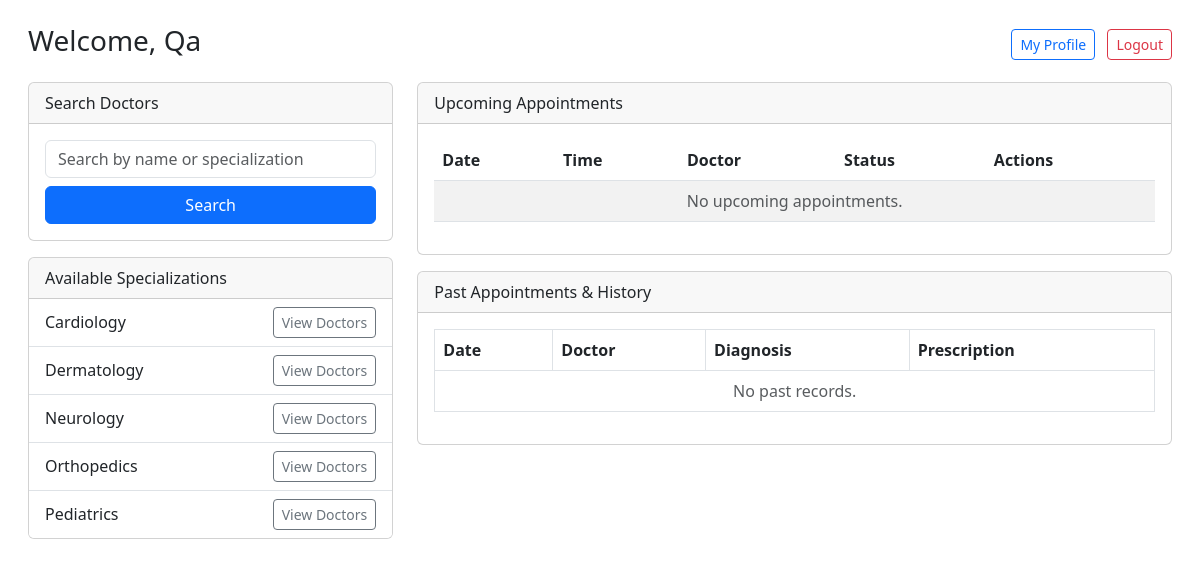
The page /patient (signed in) on the database as committed earlier.
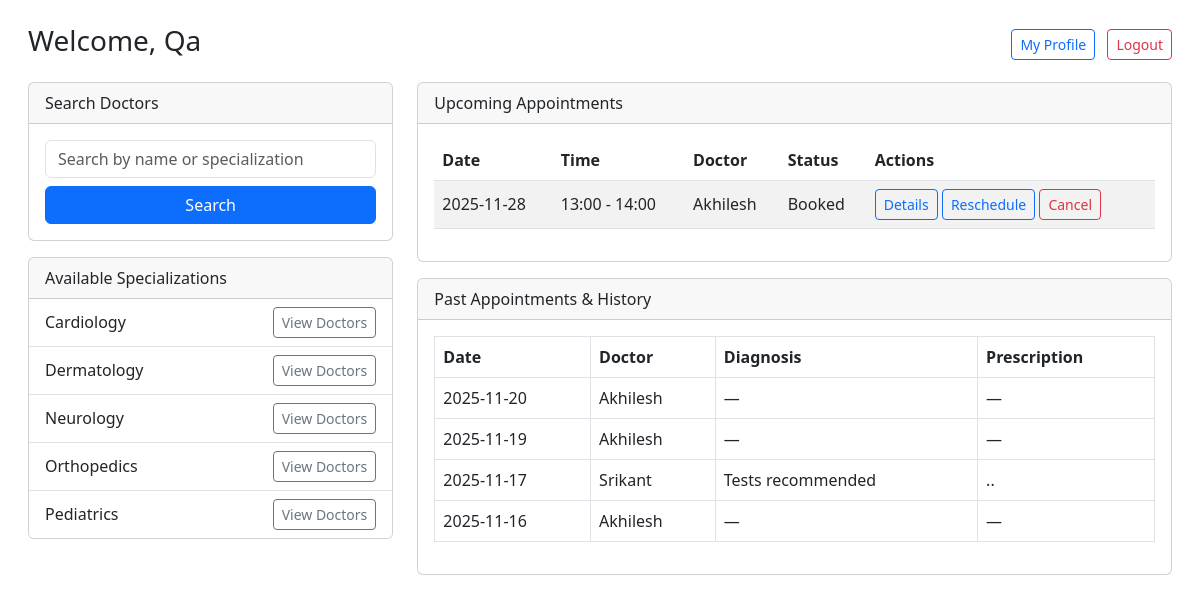
The same page on the database as committed later.
### models.py (models this page shows, shortened)
class Department(db.Model):
    id = db.Column(db.Integer, primary_key=True)
    name = db.Column(db.String(100), unique=True, nullable=False, index=True)
    description = db.Column(db.Text, nullable=True)
    created_at = db.Column(db.DateTime, default=datetime.utcnow)
    doctors = db.relationship('Doctor', backref='department', lazy=True)

class Appointment(db.Model):
    id = db.Column(db.Integer, primary_key=True)
    doctor_id = db.Column(db.Integer, db.ForeignKey('doctor.id'), nullable=False, index=True)
    patient_id = db.Column(db.Integer, db.ForeignKey('patient.id'), nullable=False, index=True)
    date = db.Column(db.Date, nullable=False, index=True)
    start_time = db.Column(db.Time, nullable=False)
    end_time = db.Column(db.Time, nullable=False)
    status = db.Column(db.String(20), default='Booked', nullable=False, index=True)
    created_at = db.Column(db.DateTime, default=datetime.utcnow)
    treatment = db.relationship('Treatment', backref='appointment', uselist=False, cascade="all, delete-orphan")

class Doctor(db.Model):
    id = db.Column(db.Integer, primary_key=True)
    name = db.Column(db.String(100), nullable=False, index=True)
    specialization_id = db.Column(db.Integer, db.ForeignKey('department.id'), nullable=False)
    availability = db.Column(db.String(500), nullable=True)
    email = db.Column(db.String(100), unique=True, nullable=False, index=True)
    password = db.Column(db.String(200), nullable=False)
    contact = db.Column(db.String(20), nullable=True)
    is_active = db.Column(db.Boolean, default=True, nullable=False)   # blacklist / soft-delete
    created_at = db.Column(db.DateTime, default=datetime.utcnow)
    appointments = db.relationship('Appointment', backref='doctor', lazy=True)
    avail_slots = db.relationship('DoctorAvailability', backref='doctor', lazy=True, cascade="all, delete-orphan")

class Treatment(db.Model):
    id = db.Column(db.Integer, primary_key=True)
    appointment_id = db.Column(db.Integer, db.ForeignKey('appointment.id'), nullable=False, unique=True)
    diagnosis = db.Column(db.Text, nullable=True)
    prescription = db.Column(db.Text, nullable=True)
    notes = db.Column(db.Text, nullable=True)
    created_at = db.Column(db.DateTime, default=datetime.utcnow)

### app.py (the view)
@app.route('/patient')
@patient_required
def patient_dashboard():
    patient_id = session.get('patient_id')
    today = date.today()
    upcoming = Appointment.query.filter(
        Appointment.patient_id == patient_id,
        Appointment.date >= today
    ).order_by(Appointment.date, Appointment.start_time).all()
    past = Appointment.query.filter(
        Appointment.patient_id == patient_id,
        Appointment.date < today
    ).order_by(Appointment.date.desc(), Appointment.start_time.desc()).all()
    departments = Department.query.order_by(Department.name).all()
    return render_template(
        'patient_dashboard.html',
        user=session.get('user'),
        upcoming=upcoming,
        past=past,
        departments=departments
    )

### app.py (called while the page is built)
def patient_required(func):
    from functools import wraps
    @wraps(func)
    def wrapper(*args, **kwargs):
        if session.get('role') != 'patient':
            flash("Patient login required", "warning")
            return redirect(url_for('login'))
        return func(*args, **kwargs)
    return wrapper

### templates/patient_dashboard.html (shortened to what this page needs)
<!DOCTYPE html>
<html>
<head>
  <link href="https://cdn.jsdelivr.net/npm/bootstrap@5.3.0/dist/css/bootstrap.min.css" rel="stylesheet">
</head>
<body class="container-fluid mt-4">
  <div class="d-flex justify-content-between align-items-center mb-3 px-3">
    <h3>Welcome, {{ user }}</h3>
    <div>
      <a href="{{ url_for('patient_profile') }}" class="btn btn-outline-primary btn-sm">My Profile</a>
      <a href="{{ url_for('logout') }}" class="btn btn-outline-danger btn-sm ms-2">Logout</a>
    </div>
  </div>
  <div class="row px-3">
    <div class="col-md-4 mb-4">
      <div class="card mb-3">
        <div class="card-header">Search Doctors</div>
        <div class="card-body">
          <form method="get" action="{{ url_for('patient_search_doctors') }}">
            <div class="mb-2">
              <input type="text" name="q" class="form-control" placeholder="Search by name or specialization">
            </div>
            <button class="btn btn-primary w-100">Search</button>
          </form>
        </div>
      </div>
      <div class="card">
        <div class="card-header">Available Specializations</div>
        <ul class="list-group list-group-flush">
          {% for dept in departments %}
          <li class="list-group-item d-flex justify-content-between align-items-center">
            {{ dept.name }}
            <a href="{{ url_for('patient_search_doctors', dept_id=dept.id) }}"
               class="btn btn-sm btn-outline-secondary">View Doctors</a>
          </li>
          {% else %}
          <li class="list-group-item text-muted">No departments listed.</li>
          {% endfor %}
        </ul>
      </div>
    </div>
    <div class="col-md-8">
      <div class="card mb-3">
        <div class="card-header">Upcoming Appointments</div>
        <div class="card-body table-responsive">
          <table class="table table-striped align-middle">
            <thead>
              <tr>
                <th>Date</th>
                <th>Time</th>
                <th>Doctor</th>
                <th>Status</th>
                <th>Actions</th>
              </tr>
            </thead>
            <tbody>
              {% for a in upcoming %}
              <tr>
                <td>{{ a.date.strftime('%Y-%m-%d') }}</td>
                <td>{{ a.start_time.strftime('%H:%M') }} - {{ a.end_time.strftime('%H:%M') }}</td>
                <td>{{ a.doctor.name }}</td>
                <td>{{ a.status }}</td>
                <td>
                  <a href="{{ url_for('patient_view_appointment', appt_id=a.id) }}"
                     class="btn btn-sm btn-outline-primary">Details</a>
                  {% if a.status == 'Booked' %}
                    <a href="{{ url_for('patient_reschedule_appointment', appt_id=a.id) }}"
                      class="btn btn-sm btn-outline-primary">
                      Reschedule
                    </a>
                    <a href="{{ url_for('patient_cancel_appointment', appt_id=a.id) }}"
                       class="btn btn-sm btn-outline-danger"
                       onclick="return confirm('Cancel this appointment?');">Cancel</a>
                  {% endif %}
                </td>
              </tr>
              {% else %}
              <tr><td colspan="5" class="text-muted text-center">No upcoming appointments.</td></tr>
              {% endfor %}
            </tbody>
          </table>
        </div>
      </div>
      <div class="card">
        <div class="card-header">Past Appointments & History</div>
        <div class="card-body table-responsive">
          <table class="table table-bordered align-middle">
            <thead>
              <tr>
                <th>Date</th>
                <th>Doctor</th>
                <th>Diagnosis</th>
                <th>Prescription</th>
              </tr>
            </thead>
            <tbody>
              {% for a in past %}
              <tr>
                <td>{{ a.date.strftime('%Y-%m-%d') }}</td>
                <td>{{ a.doctor.name }}</td>
                <td>{{ a.treatment.diagnosis if a.treatment else '—' }}</td>
                <td>{{ a.treatment.prescription if a.treatment else '—' }}</td>
              </tr>
              {% else %}
              <tr><td colspan="4" class="text-muted text-center">No past records.</td></tr>
              {% endfor %}
            </tbody>
          </table>
        </div>
      </div>
    </div>
  </div>
</body>
</html>

Rows that differ between the two databases and show on the page:
added Appointment: date "2025-11-28", start_time "13:00", end_time "14:00", doctor.name "Akhilesh", status "Booked"
added Appointment: date "2025-11-20", doctor.name "Akhilesh", treatment "—"
added Appointment: date "2025-11-19", doctor.name "Akhilesh", treatment "—"
added Appointment: date "2025-11-17", doctor.name "Srikant", treatment "Tests recommended", treatment ".."
added Appointment: date "2025-11-16", doctor.name "Akhilesh", treatment "—"
Other text that changed with them:
text no longer shown: "No upcoming appointments. No past records."
